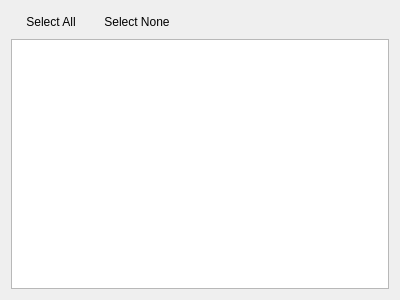
<?xml version="1.0" encoding="UTF-8"?>
<ui version="4.0">
 <class>SensorsFilterWidget</class>
 <widget class="QWidget" name="SensorsFilterWidget">
  <property name="geometry">
   <rect>
    <x>0</x>
    <y>0</y>
    <width>400</width>
    <height>300</height>
   </rect>
  </property>
  <property name="windowTitle">
   <string>Form</string>
  </property>
  <layout class="QVBoxLayout" name="verticalLayout">
   <item>
    <widget class="QWidget" name="widget" native="true">
     <layout class="QHBoxLayout" name="horizontalLayout">
      <property name="leftMargin">
       <number>0</number>
      </property>
      <property name="topMargin">
       <number>0</number>
      </property>
      <property name="rightMargin">
       <number>0</number>
      </property>
      <property name="bottomMargin">
       <number>0</number>
      </property>
      <item>
       <widget class="QPushButton" name="selectAll">
        <property name="text">
         <string>Select All</string>
        </property>
        <property name="flat">
         <bool>true</bool>
        </property>
       </widget>
      </item>
      <item>
       <widget class="QPushButton" name="selectNone">
        <property name="text">
         <string>Select None</string>
        </property>
        <property name="flat">
         <bool>true</bool>
        </property>
       </widget>
      </item>
      <item>
       <spacer name="horizontalSpacer">
        <property name="orientation">
         <enum>Qt::Horizontal</enum>
        </property>
        <property name="sizeHint" stdset="0">
         <size>
          <width>40</width>
          <height>20</height>
         </size>
        </property>
       </spacer>
      </item>
     </layout>
    </widget>
   </item>
   <item>
    <widget class="QTreeView" name="list"/>
   </item>
  </layout>
 </widget>
 <tabstops>
  <tabstop>selectAll</tabstop>
  <tabstop>selectNone</tabstop>
  <tabstop>list</tabstop>
 </tabstops>
 <resources/>
 <connections/>
</ui>
